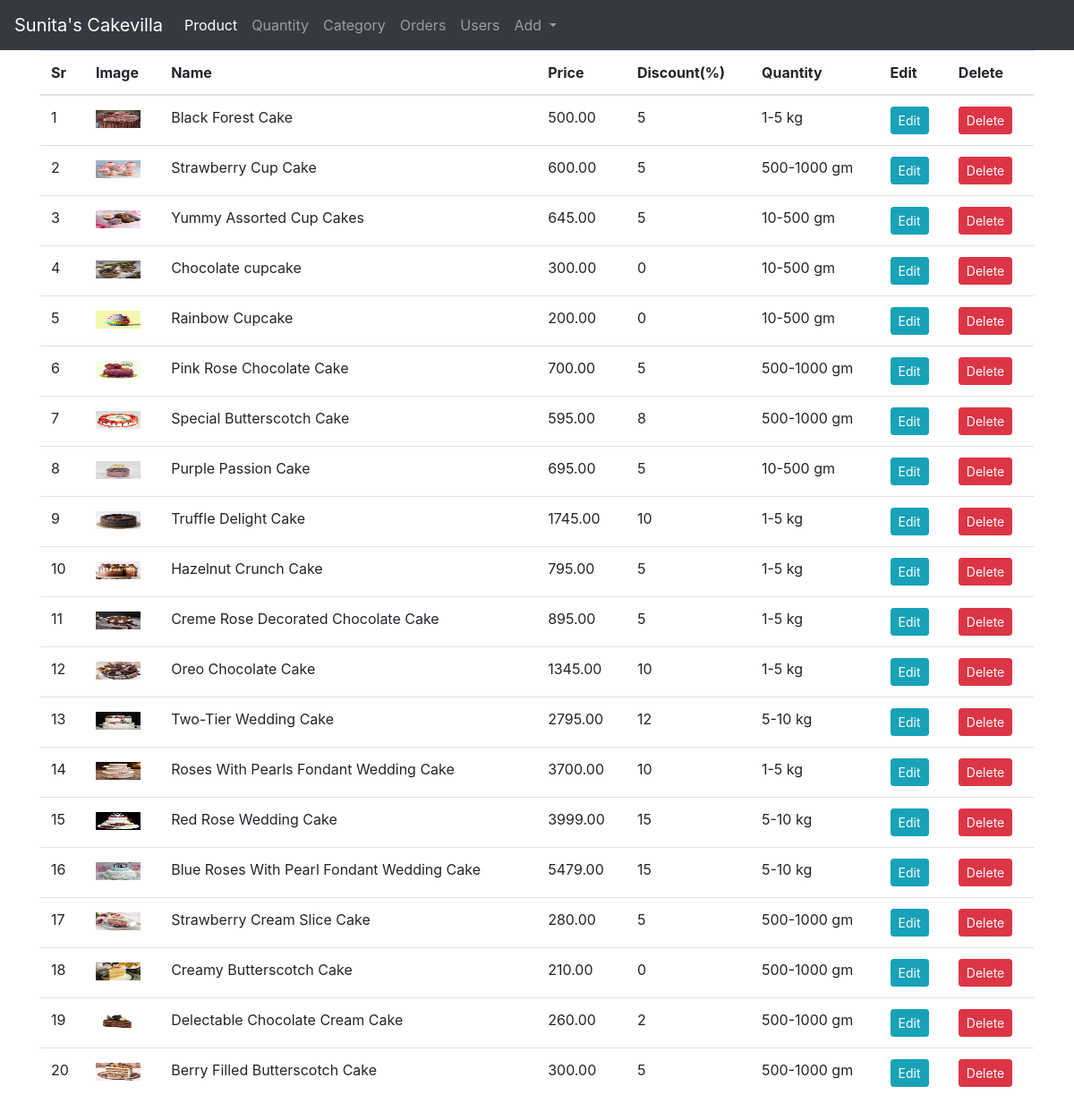
The page /admin on the database its author committed.
### shop/products/models.py (models this page shows, shortened)
class Addproduct(db.Model):
    __seachbale__ = ['name','desc']
    id = db.Column(db.Integer, primary_key=True,autoincrement=True)
    name = db.Column(db.String(80), nullable=False)
    price = db.Column(db.Numeric(10,2), nullable=False)
    discount = db.Column(db.Integer, default=0)
    stock = db.Column(db.Integer, nullable=False)
    colors = db.Column(db.Text, nullable=False)
    desc = db.Column(db.Text, nullable=False)
    pub_date = db.Column(db.DateTime, nullable=False,default=datetime.utcnow)
    category_id = db.Column(db.Integer, db.ForeignKey('category.id'),nullable=False)
    category = db.relationship('Category',backref=db.backref('categories', lazy=True))
    brand_id = db.Column(db.Integer, db.ForeignKey('brand.id'),nullable=False)
    brand = db.relationship('Brand',backref=db.backref('brands', lazy=True))
    image_1 = db.Column(db.String(150), nullable=False, default='image1.jpg')
    image_2 = db.Column(db.String(150), nullable=False, default='image2.jpg')
    image_3 = db.Column(db.String(150), nullable=False, default='image3.jpg')

class Brand(db.Model):
    id = db.Column(db.Integer, primary_key=True,autoincrement=True)
    name = db.Column(db.String(30), unique=True, nullable=False)

### shop/admin/routes.py (the view)
@app.route('/admin')
def admin():
    products = Addproduct.query.all()
    return render_template('admin/index.html',products=products)

### shop/templates/admin/index.html (shortened to what this page needs)
{% extends 'layout.html' %}
{% block content %}
    <nav class="navbar navbar-expand-lg navbar-dark bg-dark">
        <a class="navbar-brand" href="{{url_for('admin')}}">Sunita's Cakevilla</a>
        <div class="collapse navbar-collapse" id="navbarNavDropdown">
          <ul class="navbar-nav">
            <li class="nav-item active">
              <a class="nav-link" href="{{url_for('admin')}}">Product <span class="sr-only">(current)</span></a>
            </li>
            <li class="nav-item">
              <a class="nav-link" href="{{url_for('brands')}}">Quantity</a>
            </li>
            <li class="nav-item">
              <a class="nav-link" href="{{url_for('categories')}}">Category</a>
            </li>
            <li class="nav-item">
              <a class="nav-link" href="{{url_for('userorders')}}">Orders</a>
            </li>
            <li class="nav-item">
              <a class="nav-link" href="{{url_for('users')}}">Users</a>
            </li>
            <li class="nav-item dropdown">
              <a class="nav-link dropdown-toggle" href="#" id="navbarDropdownMenuLink" role="button" data-toggle="dropdown" aria-haspopup="true" aria-expanded="false">
                Add
              </a>
            </li>
          </ul>
        </div>
      </nav>
<div class="container">
    <table class="table tbale-sm">
        <thead>
            <th>Sr</th>
            <th>Image</th>
            <th>Name</th>
            <th>Price</th>
            <th>Discount(%)</th>
            <th>Quantity</th>
            <th>Edit</th>
            <th>Delete</th>
        </thead>
        <tbody>
          {% for product in products %}
          <tr>
            <td>{{loop.index}}</td>
            <td> <img src="{{url_for('static',filename='images/' + product.image_1)}}" alt="{{product.name}}" width="50" height="20"></td>
            <td>{{ product.name }}</td>
            <td>{{ product.price }}</td>
            <td>{{ product.discount }}</td>
            <td>{{ product.brand.name}}</td>
            <td> <a href="{{url_for('updateproduct', id=product.id)}}" class="btn btn-sm btn-info">Edit </a> </td>
            <td><button type="button" class="btn btn-danger btn-sm" data-toggle="modal" data-target="#exampleModal-{{product.id}}">
              Delete
            </button></td>
          </tr>
          {% endfor %}
        </tbody>
    </table>
</div>
{% endblock content %}

### rows shown on the page
Addproduct: image_1 (picture), name "Black Forest Cake", price "500.00", discount "5", brand.name "1-5 kg"
Addproduct: image_1 (picture), name "Strawberry Cup Cake", price "600.00", discount "5", brand.name "500-1000 gm"
Addproduct: image_1 (picture), name "Yummy Assorted Cup Cakes", price "645.00", discount "5", brand.name "10-500 gm"
Addproduct: image_1 (picture), name "Chocolate cupcake", price "300.00", discount "0", brand.name "10-500 gm"
Addproduct: image_1 (picture), name "Rainbow Cupcake", price "200.00", discount "0", brand.name "10-500 gm"
Addproduct: image_1 (picture), name "Pink Rose Chocolate Cake", price "700.00", discount "5", brand.name "500-1000 gm"
Addproduct: image_1 (picture), name "Special Butterscotch Cake", price "595.00", discount "8", brand.name "500-1000 gm"
Addproduct: image_1 (picture), name "Purple Passion Cake", price "695.00", discount "5", brand.name "10-500 gm"
Addproduct: image_1 (picture), name "Truffle Delight Cake", price "1745.00", discount "10", brand.name "1-5 kg"
Addproduct: image_1 (picture), name "Hazelnut Crunch Cake", price "795.00", discount "5", brand.name "1-5 kg"
Addproduct: image_1 (picture), name "Creme Rose Decorated Chocolate Cake", price "895.00", discount "5", brand.name "1-5 kg"
Addproduct: image_1 (picture), name "Oreo Chocolate Cake", price "1345.00", discount "10", brand.name "1-5 kg"
Addproduct: image_1 (picture), name "Two-Tier Wedding Cake", price "2795.00", discount "12", brand.name "5-10 kg"
Addproduct: image_1 (picture), name "Roses With Pearls Fondant Wedding Cake", price "3700.00", discount "10", brand.name "1-5 kg"
Addproduct: image_1 (picture), name "Red Rose Wedding Cake", price "3999.00", discount "15", brand.name "5-10 kg"
Addproduct: image_1 (picture), name "Blue Roses With Pearl Fondant Wedding Cake", price "5479.00", discount "15", brand.name "5-10 kg"
Addproduct: image_1 (picture), name "Strawberry Cream Slice Cake", price "280.00", discount "5", brand.name "500-1000 gm"
Addproduct: image_1 (picture), name "Creamy Butterscotch Cake", price "210.00", discount "0", brand.name "500-1000 gm"
Addproduct: image_1 (picture), name "Delectable Chocolate Cream Cake", price "260.00", discount "2", brand.name "500-1000 gm"
Addproduct: image_1 (picture), name "Berry Filled Butterscotch Cake", price "300.00", discount "5", brand.name "500-1000 gm"
